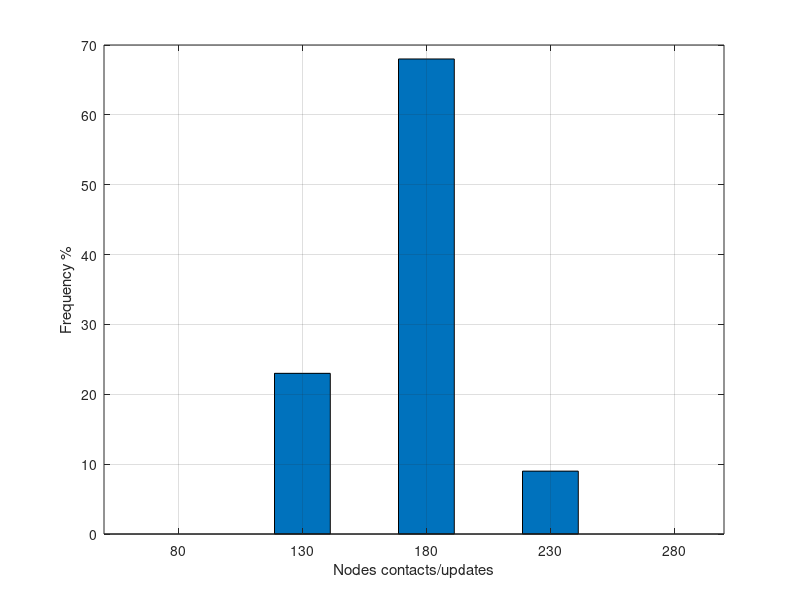

The MATLAB source for this figure:
%  read labels and x-y data
data = load('MarkovImportantContactUpdates.txt');     %  read data into the my_xy matrix
%x=['2 \lt 2.25','2 \lt 2.25','2 \lt 2.25','2 \lt 2.25','2 \lt 2.25','2 \lt 2.25','2 \lt 2.25','2 \lt 2.25' ];
%y = randn(10000,1);

%set(gca,'FontSize',14);

[a,b]=hist(data(:),80:50:280); 
bar(b,a,0.45);
%[h,b] = std(data(:));
%figure;
%plot(b,h);
xlabel('Nodes contacts/updates');
ylabel('Frequency %');
grid on;

%plot(Prob,Err1,'r.-',Prob,Err2,'b.-',Prob,Err3,'g.-',Prob,Err4,'c.-',Prob,Err5,'y.-');
%xlabel('P_{err}');           % add axis labels and plot title
%ylabel('Temporal Robustness');

%axis([0.000075 1.000 0.0 1.000],[0.000075 1.000 0.0 1.000]);
%set(gca,'XGrid','on','YGrid','on');
%set(gca,'gridlinestyle','--')
%grid on;
%legend('p = 10^{-4}','p = 10^{-3}','p = 10^{-2}','p = 10^{-1}','p = 1');

%title('Mean monthly precipitation at Portland International Airport');
%plot(Prob,EffSim,'bx-',Prob,EffTheor,'ro-');     %  plot precip vs. month with circles
